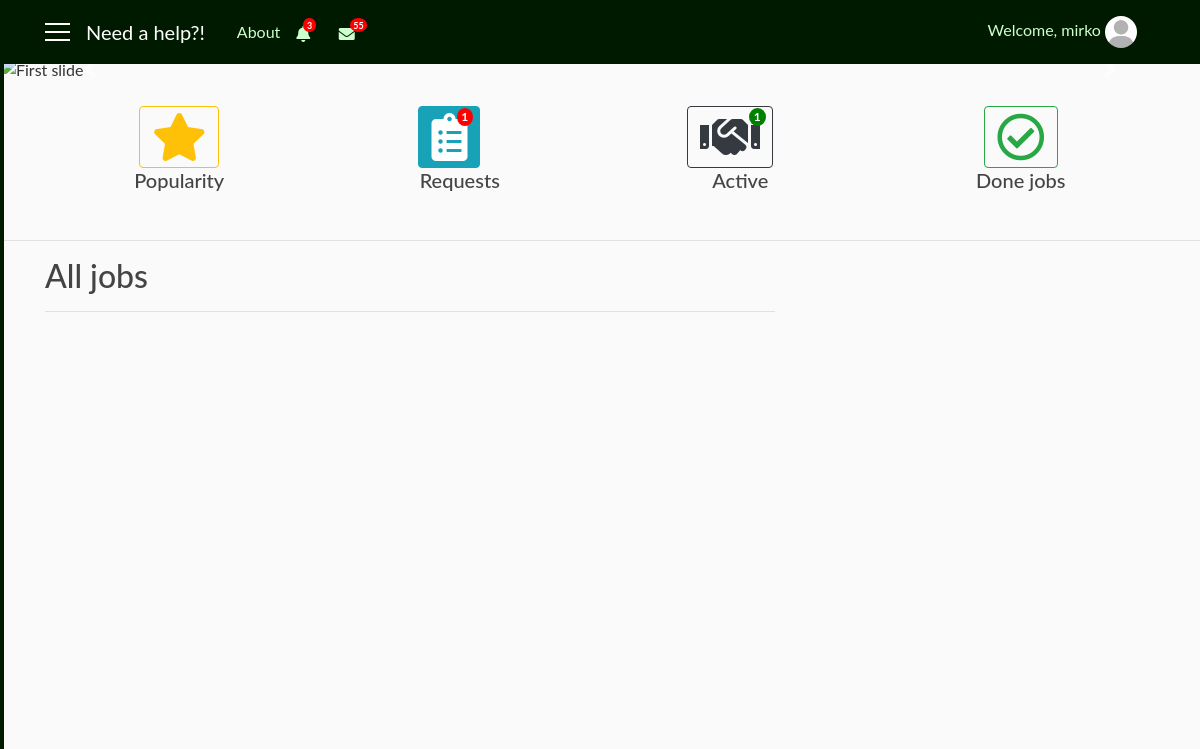
Before: /main (signed in) with the older database file.
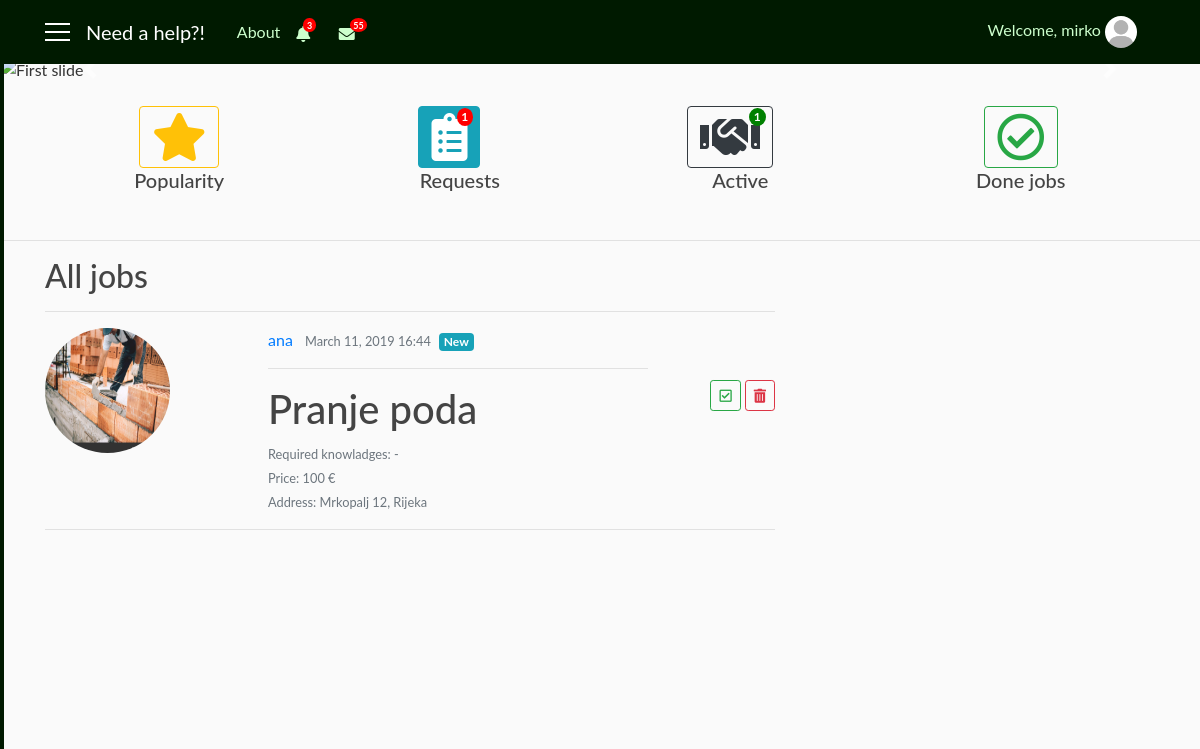
After: the same page with the newer database file.
### user/models.py (models this page shows, shortened)
class Requests(models.Model):
    user = models.ForeignKey(User, on_delete=models.CASCADE)
    job_title = models.CharField(max_length=30, blank=True)
    required_knowledges = models.TextField(max_length=1000, default='-')
    price = models.IntegerField(default=10)
    address = models.CharField(max_length=30, blank=True)
    job_description = models.TextField(max_length=1000, blank=True)
    date = models.DateTimeField(auto_now_add=True)
    photo = models.ImageField(default='default_request.jpg', upload_to='requests_user')
    visible = models.BooleanField(default=True)

class SeenRequest(models.Model):
    user = models.ForeignKey(User, on_delete=models.CASCADE)
    request = models.ForeignKey(Requests, on_delete=models.CASCADE)
    seen = models.BooleanField(default=False)

### need_a_help_app/views.py (the view)
# urls.py: path('main', views.AppMainView.as_view(), name='main'),
class AppMainView(LoginRequiredMixin, ListView):
    template_name = 'need_a_help_app/app_main.html'
    context_object_name = 'users'
    paginate_by = 3
    def get_queryset(self):
        return User.objects.all()
    def get_context_data(self, **kwargs):
        context_data = super(AppMainView, self).get_context_data(**kwargs)
        us = self.request.user
        reqq_seen = SeenRequest.objects.filter(user=us)
        hired = Hire.objects.filter(user=us)
        uss = User.objects.all()
        f_hired = []
        for u in uss:
            for h in hired:
                if h.user == us and h.repairman == u.id and h.status == 'pending':
                    f_hired.append(u)
        get_not = self.request.GET.get('not', -1)
        get_not_c = self.request.GET.get('not_c', -1)
        if get_not != -1:
            not_seen = RepairmanNotifications.objects.filter(id=get_not).first()
            not_seen.seen = True
            not_seen.save()
        if get_not_c != -1:
            not_seen = ClientNotifications.objects.filter(id=get_not_c).first()
            not_seen.seen = True
            not_seen.save()
        cnt = RepairmanRequests.objects.filter(repairman=us, seen=False).count()
        act_job = RepairmanRequests.objects.filter(repairman=us, active=True, done=False).count()
        act_req = JobHire.objects.filter(repairman=us, status='pending').count()
        act_cnt = act_job + act_req
        not_r = RepairmanNotifications.objects.filter(repairman=us, remove=False).order_by('-date')
        not_c = ClientNotifications.objects.filter(client=us, remove=False).order_by('-date')
        not_rep = RepairmanNotifications.objects.filter(repairman=us, seen=False).count()
        not_cli = ClientNotifications.objects.filter(client=us, seen=False).count()
        context_data['f_hired'] = f_hired
        context_data['seen_r'] = reqq_seen
        context_data['cnt'] = cnt
        context_data['act_cnt'] = act_cnt
        context_data['not_r'] = not_r
        context_data['not_c'] = not_c
        context_data['not_rep'] = not_rep
        context_data['not_cli'] = not_cli
        return context_data

### need_a_help_app/templates/need_a_help_app/app_main.html (shortened to what the changed rows need)
{% extends 'need_a_help_app/base.html' %}
{% block content_repairman %}
    <h2>All jobs</h2>
    <hr width="100%">
    {% for us in users %}
        {% for u in us.requests_set.all|dictsortreversed:'date' %}
            {% if u.visible %}
                <div class="row">
                    <div class="col-sm-3">
                        <a href="{% url 'request_detail' u.id %}">
                            <img class="rounded-circle account-img" src="{{ u.photo.url }}">
                        </a>
                    </div>
                    <div class="col-sm-7 pl-5">
                        <a class="mr-2" href="{% url 'info' u.user.id %}">{{ u.user }}</a>
                        <small class="text-muted">{{ u.date|date:'F d, Y H:i' }}</small>&nbsp
                        {% for r in seen_r %}
                            {% if r.request.id == u.id and r.seen == False %}
                                <span class="badge badge-info">New</span>
                            {% endif %}
                        {% endfor %}
                        <hr width="100%">
                        <h1>{{ u.job_title }}</h1>
                        <small class="text-secondary text-muted">Required knowladges: {{ u.required_knowledges }}</small><br>
                        <small class="text-secondary text-muted">Price: {{ u.price }} €</small><br>
                        <small class="text-secondary text-muted">Address: {{ u.address }}</small><br>
                    </div>
                    <div class="col-sm-2 pt-5" align="right">
                        <a href="{% url 'repairman_apply' user.id u.id %}" class="btn btn-outline-success btn-sm mt-1 mb-1"><i class="far fa-check-square"></i></a>
                        <a href="#" class="btn btn-outline-danger btn-sm mt-1 mb-1"><i class="fas fa-trash-alt"></i></a>
                    </div>
                </div>
                <hr width="100%">
            {% endif %}
        {% endfor %}
    {% endfor %}
    <div class="container" align="center">
        <div class="row">
        </div>
    </div>
{% endblock %}

Changed rows visible on the page:
added Requests: photo (placeholder picture), user "ana", date "March 11, 2019 16:44", job_title "Pranje poda", required_knowledges "-", price "100", address "Mrkopalj 12, Rijeka"
added SeenRequest: seen "New"
